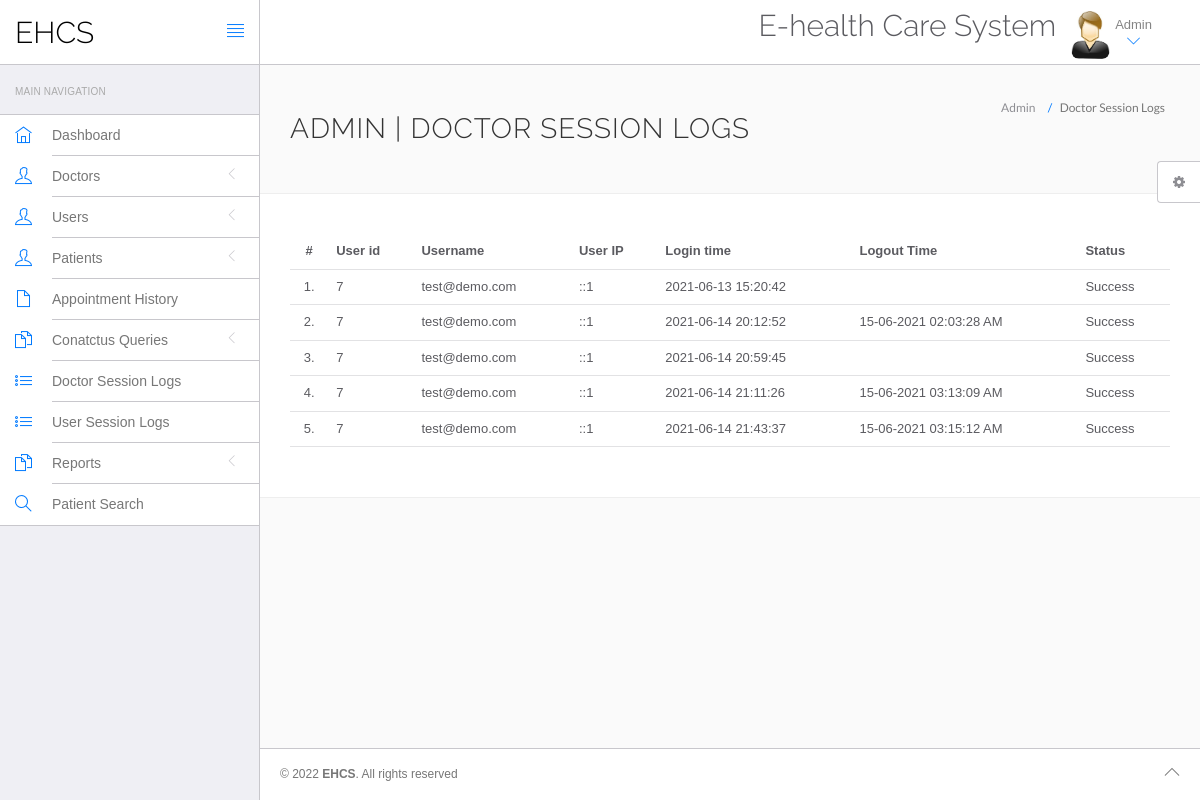
The page /EHCS/hms/admin/doctor-logs.php (signed in) on the database its author committed.
### tables this page shows
CREATE TABLE `doctorslog` (
  `id` int(11) NOT NULL,
  `uid` int(11) DEFAULT NULL,
  `username` varchar(255) DEFAULT NULL,
  `userip` binary(16) DEFAULT NULL,
  `loginTime` timestamp NULL DEFAULT current_timestamp(),
  `logout` varchar(255) DEFAULT NULL,
  `status` int(11) DEFAULT NULL
);

### EHCS/hms/admin/doctor-logs.php (the view, shortened to what this page needs)
<?php
include('include/config.php');
?>
<!DOCTYPE html>
<html lang="en">
	<head>
		<link rel="stylesheet" href="vendor/bootstrap/css/bootstrap.min.css">
		<link rel="stylesheet" href="vendor/fontawesome/css/font-awesome.min.css">
		<link rel="stylesheet" href="vendor/themify-icons/themify-icons.min.css">
		<link href="vendor/animate.css/animate.min.css" rel="stylesheet" media="screen">
		<link href="vendor/perfect-scrollbar/perfect-scrollbar.min.css" rel="stylesheet" media="screen">
		<link href="vendor/switchery/switchery.min.css" rel="stylesheet" media="screen">
		<link href="vendor/bootstrap-touchspin/jquery.bootstrap-touchspin.min.css" rel="stylesheet" media="screen">
		<link href="vendor/select2/select2.min.css" rel="stylesheet" media="screen">
		<link href="vendor/bootstrap-datepicker/bootstrap-datepicker3.standalone.min.css" rel="stylesheet" media="screen">
		<link href="vendor/bootstrap-timepicker/bootstrap-timepicker.min.css" rel="stylesheet" media="screen">
		<link rel="stylesheet" href="assets/css/styles.css">
		<link rel="stylesheet" href="assets/css/plugins.css">
		<link rel="stylesheet" href="assets/css/themes/theme-1.css" id="skin_color" />
	</head>
	<body>
		<div id="app">
<?php include('include/sidebar.php');?>
			<div class="app-content">
					<?php include('include/header.php');?>
				<div class="main-content" >
					<div class="wrap-content container" id="container">
						<section id="page-title">
							<div class="row">
								<div class="col-sm-8">
									<h1 class="mainTitle">Admin  | Doctor Session Logs</h1>
																	</div>
								<ol class="breadcrumb">
									<li>
										<span>Admin </span>
									</li>
									<li class="active">
										<span>Doctor Session Logs</span>
									</li>
								</ol>
							</div>
						</section>
						<div class="container-fluid container-fullw bg-white">
									<div class="row">
								<div class="col-md-12">
									<table class="table table-hover" id="sample-table-1">
										<thead>
											<tr>
												<th class="center">#</th>
												<th class="hidden-xs">User id</th>
												<th>Username</th>
												<th>User IP</th>
												<th>Login time</th>
												<th>Logout Time </th>
												<th> Status </th>
											</tr>
										</thead>
										<tbody>
<?php
$sql=mysqli_query($con,"select * from doctorslog ");
$cnt=1;
while($row=mysqli_fetch_array($sql))
{
?>
											<tr>
												<td class="center"><?php echo $cnt;?>.</td>
												<td class="hidden-xs"><?php echo $row['uid'];?></td>
												<td class="hidden-xs"><?php echo $row['username'];?></td>
												<td><?php echo $row['userip'];?></td>
												<td><?php echo $row['loginTime'];?></td>
												<td><?php echo $row['logout'];?>
												</td>
												<td>
<?php if($row['status']==1)
{
	echo "Success";
}
else
{
	echo "Failed";
}?>
</td>
											</tr>
											<?php
$cnt=$cnt+1;
											 }?>
										</tbody>
									</table>
								</div>
							</div>
								</div>
					</div>
				</div>
			</div>
	<?php include('include/footer.php');?>
	<?php include('include/setting.php');?>
		</div>
	</body>
</html>

### EHCS/hms/admin/include/sidebar.php (shortened to what this page needs)
<div class="sidebar app-aside" id="sidebar">
				<div class="sidebar-container perfect-scrollbar">
<nav>
						<div class="navbar-title">
							<span>Main Navigation</span>
						</div>
						<ul class="main-navigation-menu">
							<li>
								<a href="dashboard.php">
									<div class="item-content">
										<div class="item-media">
											<i class="ti-home"></i>
										</div>
										<div class="item-inner">
											<span class="title"> Dashboard </span>
										</div>
									</div>
								</a>
							</li>
							<li>
								<a href="javascript:void(0)">
									<div class="item-content">
										<div class="item-media">
											<i class="ti-user"></i>
										</div>
										<div class="item-inner">
											<span class="title"> Doctors </span><i class="icon-arrow"></i>
										</div>
									</div>
								</a>
								</li>
				<li>
								<a href="javascript:void(0)">
									<div class="item-content">
										<div class="item-media">
											<i class="ti-user"></i>
										</div>
										<div class="item-inner">
											<span class="title"> Users </span><i class="icon-arrow"></i>
										</div>
									</div>
								</a>
								</li>
								<li>
								<a href="javascript:void(0)">
									<div class="item-content">
										<div class="item-media">
											<i class="ti-user"></i>
										</div>
										<div class="item-inner">
											<span class="title"> Patients </span><i class="icon-arrow"></i>
										</div>
									</div>
								</a>
								</li>
<li>
								<a href="appointment-history.php">
									<div class="item-content">
										<div class="item-media">
											<i class="ti-file"></i>
										</div>
										<div class="item-inner">
											<span class="title"> Appointment History </span>
										</div>
									</div>
								</a>
							</li>
				<li>
								<a href="javascript:void(0)">
									<div class="item-content">
										<div class="item-media">
											<i class="ti-files"></i>
										</div>
										<div class="item-inner">
											<span class="title"> Conatctus Queries </span><i class="icon-arrow"></i>
										</div>
									</div>
								</a>
								</li>
	<li>
								<a href="doctor-logs.php">
									<div class="item-content">
										<div class="item-media">
											<i class="ti-list"></i>
										</div>
										<div class="item-inner">
											<span class="title"> Doctor Session Logs </span>
										</div>
									</div>
								</a>
							</li>
							<li>
								<a href="user-logs.php">
									<div class="item-content">
										<div class="item-media">
											<i class="ti-list"></i>
										</div>
										<div class="item-inner">
											<span class="title"> User Session Logs </span>
										</div>
									</div>
								</a>
							</li>
				<li>
								<a href="javascript:void(0)">
									<div class="item-content">
										<div class="item-media">
											<i class="ti-files"></i>
										</div>
										<div class="item-inner">
											<span class="title"> Reports </span><i class="icon-arrow"></i>
										</div>
									</div>
								</a>
								<li>
								<a href="patient-search.php">
									<div class="item-content">
										<div class="item-media">
											<i class="ti-search"></i>
										</div>
										<div class="item-inner">
											<span class="title"> Patient Search </span>
										</div>
									</div>
								</a>
							</li>
								</li>
						</ul>
					</nav>
					</div>
			</div>

### EHCS/hms/admin/include/header.php (shortened to what this page needs)
<header class="navbar navbar-default navbar-static-top">
					<div class="navbar-header">
						<a class="navbar-brand" href="#">
							<h2 style="padding-top:20%; color:#000 ">EHCS</h2>
						</a>
						<a href="#" class="sidebar-toggler pull-right visible-md visible-lg" data-toggle-class="app-sidebar-closed" data-toggle-target="#app">
							<i class="ti-align-justify"></i>
						</a>
					</div>
					<div class="navbar-collapse collapse">
						<ul class="nav navbar-right">
								<li  style="padding-top:2% ">
								<h2>E-health Care System</h2>
							</li>
							<li class="dropdown current-user">
								<a href class="dropdown-toggle" data-toggle="dropdown">
									<img src="assets/images/images.jpg" > <span class="username">
			Admin
									<i class="ti-angle-down"></i></i></span>
								</a>
							</li>
						</ul>
					</div>
				</header>

### EHCS/hms/admin/include/footer.php
<footer>
				<div class="footer-inner">
					<div class="pull-left">
						&copy; <span class="current-year"></span><span class="text-bold text-uppercase"> EHCS</span>. <span>All rights reserved</span>
					</div>
					<div class="pull-right">
						<span class="go-top"><i class="ti-angle-up"></i></span>
					</div>
				</div>
			</footer>

### EHCS/hms/admin/include/setting.php (shortened to what this page needs)
<div class="settings panel panel-default hidden-xs hidden-sm" id="settings">
				<button ct-toggle="toggle" data-toggle-class="active" data-toggle-target="#settings" class="btn btn-default">
					<i class="fa fa-spin fa-gear"></i>
				</button>
			</div>

### EHCS/hms/admin/assets/css/plugins.css (style rules this page uses)
.perfect-scrollbar { overflow-y: hidden !important; }

### EHCS/hms/admin/assets/css/themes/theme-1.css (style rules this page uses)
body { background: #FAFAFA; }
header .navbar-header { background: #ffffff !important; border-right-color: #c8c7cc !important; border-bottom-color: #c8c7cc !important; }
header .navbar-header .sidebar-toggler, header .navbar-header .sidebar-mobile-toggler { color: #007aff !important; }
header .navbar-header .navbar-brand { color: #777 !important; }
header .navbar-collapse { background: #ffffff !important; border-bottom-color: #c8c7cc !important; box-shadow: none !important; }
header .navbar-collapse .navbar-right > li > a { color: #777; }
header .navbar-collapse .navbar-right > li > a i { color: #007aff !important; }
#sidebar { background: #EFEFF4 !important; }
#sidebar:before { border-right-width: "1px" !important; border-right-style: solid; border-right-color: #c8c7cc !important; }
#sidebar nav { border-right-width: "1px" !important; border-right-style: solid; border-right-color: #c8c7cc !important; }
#sidebar nav .navbar-title { color: #aaaaaa; }
#sidebar nav > ul { background: #ffffff !important; border-bottom-color: #c8c7cc !important; border-top-color: #c8c7cc !important; }
#sidebar nav > ul > li > a .item-media > i { color: #007aff !important; }
#sidebar nav > ul > li > a .item-inner { color: #777 !important; border-bottom-color: #c8c7cc; }
#app > footer { background: #ffffff !important; border-top-color: #c8c7cc !important; color: #777; }

### rows shown on the page
doctorslog: uid "7", username "test@demo.com", userip "::1", loginTime "2021-06-13 15:20:42", status "Success"
doctorslog: uid "7", username "test@demo.com", userip "::1", loginTime "2021-06-14 20:12:52", logout "15-06-2021 02:03:28 AM", status "Success"
doctorslog: uid "7", username "test@demo.com", userip "::1", loginTime "2021-06-14 20:59:45", status "Success"
doctorslog: uid "7", username "test@demo.com", userip "::1", loginTime "2021-06-14 21:11:26", logout "15-06-2021 03:13:09 AM", status "Success"
doctorslog: uid "7", username "test@demo.com", userip "::1", loginTime "2021-06-14 21:43:37", logout "15-06-2021 03:15:12 AM", status "Success"
